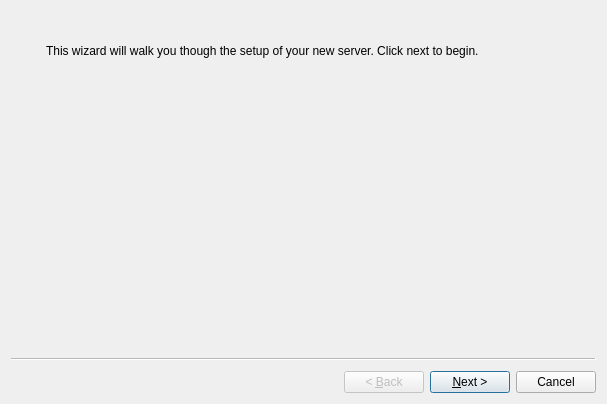
<?xml version="1.0" encoding="UTF-8"?>
<ui version="4.0">
 <class>wizardFreeBSD</class>
 <widget class="QWizard" name="wizardFreeBSD">
  <property name="geometry">
   <rect>
    <x>0</x>
    <y>0</y>
    <width>607</width>
    <height>404</height>
   </rect>
  </property>
  <property name="windowTitle">
   <string notr="true">PC-BSD</string>
  </property>
  <property name="windowIcon">
   <iconset resource="sysinstaller.qrc">
    <normaloff>:/modules/images/freebsd.png</normaloff>:/modules/images/freebsd.png</iconset>
  </property>
  <property name="wizardStyle">
   <enum>QWizard::ClassicStyle</enum>
  </property>
  <widget class="QWizardPage" name="Page_Intro">
   <layout class="QGridLayout" name="gridLayout">
    <item row="0" column="0" rowspan="3">
     <layout class="QVBoxLayout" name="verticalLayout_3">
      <item>
       <widget class="QLabel" name="label_2">
        <property name="sizePolicy">
         <sizepolicy hsizetype="Fixed" vsizetype="Fixed">
          <horstretch>0</horstretch>
          <verstretch>0</verstretch>
         </sizepolicy>
        </property>
        <property name="maximumSize">
         <size>
          <width>55</width>
          <height>55</height>
         </size>
        </property>
        <property name="text">
         <string/>
        </property>
        <property name="pixmap">
         <pixmap resource="sysinstaller.qrc">:/modules/images/pcbsd-server.png</pixmap>
        </property>
        <property name="scaledContents">
         <bool>true</bool>
        </property>
        <property name="alignment">
         <set>Qt::AlignCenter</set>
        </property>
       </widget>
      </item>
      <item>
       <spacer name="verticalSpacer_10">
        <property name="orientation">
         <enum>Qt::Vertical</enum>
        </property>
        <property name="sizeHint" stdset="0">
         <size>
          <width>20</width>
          <height>40</height>
         </size>
        </property>
       </spacer>
      </item>
     </layout>
    </item>
    <item row="0" column="1">
     <spacer name="verticalSpacer">
      <property name="orientation">
       <enum>Qt::Vertical</enum>
      </property>
      <property name="sizeType">
       <enum>QSizePolicy::Fixed</enum>
      </property>
      <property name="sizeHint" stdset="0">
       <size>
        <width>258</width>
        <height>18</height>
       </size>
      </property>
     </spacer>
    </item>
    <item row="1" column="1">
     <widget class="QLabel" name="label">
      <property name="sizePolicy">
       <sizepolicy hsizetype="MinimumExpanding" vsizetype="Preferred">
        <horstretch>0</horstretch>
        <verstretch>0</verstretch>
       </sizepolicy>
      </property>
      <property name="text">
       <string>This wizard will walk you though the setup of your new server. Click next to begin. </string>
      </property>
      <property name="wordWrap">
       <bool>true</bool>
      </property>
     </widget>
    </item>
    <item row="1" column="2" rowspan="2">
     <spacer name="horizontalSpacer_2">
      <property name="orientation">
       <enum>Qt::Horizontal</enum>
      </property>
      <property name="sizeType">
       <enum>QSizePolicy::Fixed</enum>
      </property>
      <property name="sizeHint" stdset="0">
       <size>
        <width>18</width>
        <height>178</height>
       </size>
      </property>
     </spacer>
    </item>
    <item row="2" column="1">
     <spacer name="verticalSpacer_2">
      <property name="orientation">
       <enum>Qt::Vertical</enum>
      </property>
      <property name="sizeType">
       <enum>QSizePolicy::MinimumExpanding</enum>
      </property>
      <property name="sizeHint" stdset="0">
       <size>
        <width>228</width>
        <height>163</height>
       </size>
      </property>
     </spacer>
    </item>
   </layout>
  </widget>
  <widget class="QWizardPage" name="Page_Root">
   <layout class="QGridLayout" name="gridLayout_3">
    <item row="0" column="0" rowspan="5">
     <layout class="QVBoxLayout" name="verticalLayout_2">
      <item>
       <widget class="QLabel" name="label_13">
        <property name="sizePolicy">
         <sizepolicy hsizetype="Fixed" vsizetype="Fixed">
          <horstretch>0</horstretch>
          <verstretch>0</verstretch>
         </sizepolicy>
        </property>
        <property name="maximumSize">
         <size>
          <width>55</width>
          <height>55</height>
         </size>
        </property>
        <property name="text">
         <string/>
        </property>
        <property name="pixmap">
         <pixmap resource="sysinstaller.qrc">:/modules/images/encrypted.png</pixmap>
        </property>
        <property name="scaledContents">
         <bool>true</bool>
        </property>
       </widget>
      </item>
      <item>
       <spacer name="verticalSpacer_9">
        <property name="orientation">
         <enum>Qt::Vertical</enum>
        </property>
        <property name="sizeHint" stdset="0">
         <size>
          <width>20</width>
          <height>118</height>
         </size>
        </property>
       </spacer>
      </item>
     </layout>
    </item>
    <item row="0" column="1">
     <spacer name="verticalSpacer_5">
      <property name="orientation">
       <enum>Qt::Vertical</enum>
      </property>
      <property name="sizeType">
       <enum>QSizePolicy::Fixed</enum>
      </property>
      <property name="sizeHint" stdset="0">
       <size>
        <width>268</width>
        <height>18</height>
       </size>
      </property>
     </spacer>
    </item>
    <item row="0" column="2" rowspan="5">
     <spacer name="horizontalSpacer_6">
      <property name="orientation">
       <enum>Qt::Horizontal</enum>
      </property>
      <property name="sizeType">
       <enum>QSizePolicy::Fixed</enum>
      </property>
      <property name="sizeHint" stdset="0">
       <size>
        <width>18</width>
        <height>198</height>
       </size>
      </property>
     </spacer>
    </item>
    <item row="1" column="1">
     <widget class="QLabel" name="label_3">
      <property name="text">
       <string>Please enter the root password for this server</string>
      </property>
     </widget>
    </item>
    <item row="2" column="1">
     <spacer name="verticalSpacer_3">
      <property name="orientation">
       <enum>Qt::Vertical</enum>
      </property>
      <property name="sizeType">
       <enum>QSizePolicy::Fixed</enum>
      </property>
      <property name="sizeHint" stdset="0">
       <size>
        <width>288</width>
        <height>17</height>
       </size>
      </property>
     </spacer>
    </item>
    <item row="3" column="1">
     <layout class="QGridLayout" name="gridLayout_2">
      <item row="0" column="0">
       <widget class="QLineEdit" name="lineRootPW">
        <property name="echoMode">
         <enum>QLineEdit::Password</enum>
        </property>
       </widget>
      </item>
      <item row="0" column="1">
       <widget class="QLabel" name="label_4">
        <property name="text">
         <string>Password</string>
        </property>
       </widget>
      </item>
      <item row="0" column="2">
       <spacer name="horizontalSpacer_3">
        <property name="orientation">
         <enum>Qt::Horizontal</enum>
        </property>
        <property name="sizeType">
         <enum>QSizePolicy::Minimum</enum>
        </property>
        <property name="sizeHint" stdset="0">
         <size>
          <width>40</width>
          <height>20</height>
         </size>
        </property>
       </spacer>
      </item>
      <item row="1" column="0">
       <widget class="QLineEdit" name="lineRootPW2">
        <property name="echoMode">
         <enum>QLineEdit::Password</enum>
        </property>
       </widget>
      </item>
      <item row="1" column="1" colspan="2">
       <widget class="QLabel" name="label_5">
        <property name="text">
         <string>Password (Repeat)</string>
        </property>
       </widget>
      </item>
      <item row="1" column="3">
       <spacer name="horizontalSpacer_4">
        <property name="orientation">
         <enum>Qt::Horizontal</enum>
        </property>
        <property name="sizeType">
         <enum>QSizePolicy::Minimum</enum>
        </property>
        <property name="sizeHint" stdset="0">
         <size>
          <width>40</width>
          <height>20</height>
         </size>
        </property>
       </spacer>
      </item>
     </layout>
    </item>
    <item row="4" column="1">
     <spacer name="verticalSpacer_4">
      <property name="orientation">
       <enum>Qt::Vertical</enum>
      </property>
      <property name="sizeHint" stdset="0">
       <size>
        <width>218</width>
        <height>97</height>
       </size>
      </property>
     </spacer>
    </item>
   </layout>
  </widget>
  <widget class="QWizardPage" name="Page_User">
   <layout class="QGridLayout" name="gridLayout_5">
    <item row="0" column="0" rowspan="5">
     <layout class="QVBoxLayout" name="verticalLayout">
      <item>
       <widget class="QLabel" name="label_12">
        <property name="sizePolicy">
         <sizepolicy hsizetype="Fixed" vsizetype="Fixed">
          <horstretch>0</horstretch>
          <verstretch>0</verstretch>
         </sizepolicy>
        </property>
        <property name="maximumSize">
         <size>
          <width>55</width>
          <height>55</height>
         </size>
        </property>
        <property name="text">
         <string/>
        </property>
        <property name="pixmap">
         <pixmap resource="sysinstaller.qrc">:/modules/images/add_user.png</pixmap>
        </property>
        <property name="scaledContents">
         <bool>true</bool>
        </property>
       </widget>
      </item>
      <item>
       <spacer name="verticalSpacer_7">
        <property name="orientation">
         <enum>Qt::Vertical</enum>
        </property>
        <property name="sizeHint" stdset="0">
         <size>
          <width>20</width>
          <height>78</height>
         </size>
        </property>
       </spacer>
      </item>
     </layout>
    </item>
    <item row="0" column="1" colspan="2">
     <spacer name="verticalSpacer_6">
      <property name="orientation">
       <enum>Qt::Vertical</enum>
      </property>
      <property name="sizeType">
       <enum>QSizePolicy::Fixed</enum>
      </property>
      <property name="sizeHint" stdset="0">
       <size>
        <width>326</width>
        <height>18</height>
       </size>
      </property>
     </spacer>
    </item>
    <item row="1" column="1" colspan="2">
     <widget class="QLabel" name="label_6">
      <property name="text">
       <string>Please create a user for this server</string>
      </property>
     </widget>
    </item>
    <item row="3" column="1">
     <layout class="QGridLayout" name="gridLayout_4">
      <item row="0" column="0">
       <widget class="QLineEdit" name="lineName"/>
      </item>
      <item row="0" column="1">
       <widget class="QLabel" name="label_7">
        <property name="text">
         <string>Name</string>
        </property>
       </widget>
      </item>
      <item row="1" column="0">
       <widget class="QLineEdit" name="lineUsername"/>
      </item>
      <item row="1" column="1">
       <widget class="QLabel" name="label_8">
        <property name="text">
         <string>Username</string>
        </property>
       </widget>
      </item>
      <item row="2" column="0">
       <widget class="QLineEdit" name="linePW">
        <property name="echoMode">
         <enum>QLineEdit::Password</enum>
        </property>
       </widget>
      </item>
      <item row="2" column="1">
       <widget class="QLabel" name="label_9">
        <property name="text">
         <string>Password</string>
        </property>
       </widget>
      </item>
      <item row="3" column="0">
       <widget class="QLineEdit" name="linePW2">
        <property name="echoMode">
         <enum>QLineEdit::Password</enum>
        </property>
       </widget>
      </item>
      <item row="3" column="1">
       <widget class="QLabel" name="label_10">
        <property name="text">
         <string>Password (Repeat)</string>
        </property>
       </widget>
      </item>
      <item row="4" column="0">
       <widget class="QComboBox" name="comboShell">
        <item>
         <property name="text">
          <string notr="true">/bin/csh</string>
         </property>
        </item>
        <item>
         <property name="text">
          <string notr="true">/bin/tcsh</string>
         </property>
        </item>
        <item>
         <property name="text">
          <string notr="true">/bin/sh</string>
         </property>
        </item>
       </widget>
      </item>
      <item row="4" column="1">
       <widget class="QLabel" name="label_11">
        <property name="text">
         <string>Default shell</string>
        </property>
       </widget>
      </item>
     </layout>
    </item>
    <item row="3" column="2">
     <spacer name="horizontalSpacer_7">
      <property name="orientation">
       <enum>Qt::Horizontal</enum>
      </property>
      <property name="sizeType">
       <enum>QSizePolicy::Fixed</enum>
      </property>
      <property name="sizeHint" stdset="0">
       <size>
        <width>18</width>
        <height>128</height>
       </size>
      </property>
     </spacer>
    </item>
    <item row="4" column="1">
     <spacer name="verticalSpacer_8">
      <property name="orientation">
       <enum>Qt::Vertical</enum>
      </property>
      <property name="sizeHint" stdset="0">
       <size>
        <width>299</width>
        <height>17</height>
       </size>
      </property>
     </spacer>
    </item>
    <item row="2" column="1">
     <spacer name="verticalSpacer_11">
      <property name="orientation">
       <enum>Qt::Vertical</enum>
      </property>
      <property name="sizeType">
       <enum>QSizePolicy::Fixed</enum>
      </property>
      <property name="sizeHint" stdset="0">
       <size>
        <width>20</width>
        <height>17</height>
       </size>
      </property>
     </spacer>
    </item>
   </layout>
  </widget>
  <widget class="QWizardPage" name="Page_Host">
   <layout class="QGridLayout" name="gridLayout_6">
    <item row="0" column="0" rowspan="8">
     <layout class="QVBoxLayout" name="verticalLayout_4">
      <item>
       <widget class="QLabel" name="label_14">
        <property name="sizePolicy">
         <sizepolicy hsizetype="Fixed" vsizetype="Fixed">
          <horstretch>0</horstretch>
          <verstretch>0</verstretch>
         </sizepolicy>
        </property>
        <property name="maximumSize">
         <size>
          <width>55</width>
          <height>55</height>
         </size>
        </property>
        <property name="text">
         <string/>
        </property>
        <property name="pixmap">
         <pixmap resource="sysinstaller.qrc">:/modules/images/systemsettings.png</pixmap>
        </property>
        <property name="scaledContents">
         <bool>true</bool>
        </property>
       </widget>
      </item>
      <item>
       <spacer name="verticalSpacer_12">
        <property name="orientation">
         <enum>Qt::Vertical</enum>
        </property>
        <property name="sizeHint" stdset="0">
         <size>
          <width>20</width>
          <height>78</height>
         </size>
        </property>
       </spacer>
      </item>
     </layout>
    </item>
    <item row="0" column="1">
     <spacer name="verticalSpacer_13">
      <property name="orientation">
       <enum>Qt::Vertical</enum>
      </property>
      <property name="sizeType">
       <enum>QSizePolicy::Fixed</enum>
      </property>
      <property name="sizeHint" stdset="0">
       <size>
        <width>299</width>
        <height>18</height>
       </size>
      </property>
     </spacer>
    </item>
    <item row="1" column="1">
     <widget class="QLabel" name="label_15">
      <property name="text">
       <string>Please enter a system hostname and remote login preference.</string>
      </property>
      <property name="wordWrap">
       <bool>true</bool>
      </property>
     </widget>
    </item>
    <item row="1" column="2" rowspan="7">
     <spacer name="horizontalSpacer">
      <property name="orientation">
       <enum>Qt::Horizontal</enum>
      </property>
      <property name="sizeType">
       <enum>QSizePolicy::Fixed</enum>
      </property>
      <property name="sizeHint" stdset="0">
       <size>
        <width>18</width>
        <height>197</height>
       </size>
      </property>
     </spacer>
    </item>
    <item row="2" column="1">
     <spacer name="verticalSpacer_14">
      <property name="orientation">
       <enum>Qt::Vertical</enum>
      </property>
      <property name="sizeType">
       <enum>QSizePolicy::Fixed</enum>
      </property>
      <property name="sizeHint" stdset="0">
       <size>
        <width>299</width>
        <height>13</height>
       </size>
      </property>
     </spacer>
    </item>
    <item row="3" column="1">
     <layout class="QHBoxLayout" name="horizontalLayout">
      <item>
       <widget class="QLineEdit" name="lineHostname"/>
      </item>
      <item>
       <widget class="QLabel" name="label_16">
        <property name="text">
         <string>Hostname</string>
        </property>
       </widget>
      </item>
      <item>
       <spacer name="horizontalSpacer_9">
        <property name="orientation">
         <enum>Qt::Horizontal</enum>
        </property>
        <property name="sizeHint" stdset="0">
         <size>
          <width>40</width>
          <height>20</height>
         </size>
        </property>
       </spacer>
      </item>
     </layout>
    </item>
    <item row="7" column="1">
     <spacer name="verticalSpacer_15">
      <property name="orientation">
       <enum>Qt::Vertical</enum>
      </property>
      <property name="sizeHint" stdset="0">
       <size>
        <width>299</width>
        <height>40</height>
       </size>
      </property>
     </spacer>
    </item>
    <item row="5" column="1">
     <spacer name="verticalSpacer_16">
      <property name="orientation">
       <enum>Qt::Vertical</enum>
      </property>
      <property name="sizeHint" stdset="0">
       <size>
        <width>20</width>
        <height>40</height>
       </size>
      </property>
     </spacer>
    </item>
    <item row="4" column="1">
     <widget class="QCheckBox" name="checkSSH">
      <property name="text">
       <string>Enable remote SSH login</string>
      </property>
     </widget>
    </item>
   </layout>
  </widget>
  <widget class="QWizardPage" name="wizardPage">
   <layout class="QGridLayout" name="gridLayout_8">
    <item row="0" column="0" rowspan="5">
     <layout class="QVBoxLayout" name="verticalLayout_6">
      <item>
       <widget class="QLabel" name="label_19">
        <property name="sizePolicy">
         <sizepolicy hsizetype="Fixed" vsizetype="Fixed">
          <horstretch>0</horstretch>
          <verstretch>0</verstretch>
         </sizepolicy>
        </property>
        <property name="maximumSize">
         <size>
          <width>55</width>
          <height>55</height>
         </size>
        </property>
        <property name="text">
         <string/>
        </property>
        <property name="pixmap">
         <pixmap resource="sysinstaller.qrc">:/modules/images/network.png</pixmap>
        </property>
        <property name="scaledContents">
         <bool>true</bool>
        </property>
       </widget>
      </item>
      <item>
       <spacer name="verticalSpacer_21">
        <property name="orientation">
         <enum>Qt::Vertical</enum>
        </property>
        <property name="sizeHint" stdset="0">
         <size>
          <width>20</width>
          <height>78</height>
         </size>
        </property>
       </spacer>
      </item>
     </layout>
    </item>
    <item row="0" column="1" colspan="2">
     <spacer name="verticalSpacer_22">
      <property name="orientation">
       <enum>Qt::Vertical</enum>
      </property>
      <property name="sizeType">
       <enum>QSizePolicy::Fixed</enum>
      </property>
      <property name="sizeHint" stdset="0">
       <size>
        <width>437</width>
        <height>18</height>
       </size>
      </property>
     </spacer>
    </item>
    <item row="1" column="1" colspan="2">
     <widget class="QLabel" name="label_20">
      <property name="text">
       <string>Please select a network device to configure for this system.</string>
      </property>
      <property name="wordWrap">
       <bool>true</bool>
      </property>
     </widget>
    </item>
    <item row="2" column="1" colspan="2">
     <spacer name="verticalSpacer_23">
      <property name="orientation">
       <enum>Qt::Vertical</enum>
      </property>
      <property name="sizeType">
       <enum>QSizePolicy::Fixed</enum>
      </property>
      <property name="sizeHint" stdset="0">
       <size>
        <width>437</width>
        <height>13</height>
       </size>
      </property>
     </spacer>
    </item>
    <item row="3" column="1">
     <layout class="QHBoxLayout" name="horizontalLayout_2">
      <item>
       <layout class="QVBoxLayout" name="verticalLayout_8">
        <item>
         <layout class="QVBoxLayout" name="verticalLayout_13">
          <item>
           <widget class="QLabel" name="label_21">
            <property name="text">
             <string>Network Interface</string>
            </property>
            <property name="alignment">
             <set>Qt::AlignRight|Qt::AlignTrailing|Qt::AlignVCenter</set>
            </property>
           </widget>
          </item>
          <item>
           <widget class="QLabel" name="textIP">
            <property name="text">
             <string>IP Address</string>
            </property>
            <property name="alignment">
             <set>Qt::AlignRight|Qt::AlignTrailing|Qt::AlignVCenter</set>
            </property>
           </widget>
          </item>
          <item>
           <widget class="QLabel" name="textNetmask">
            <property name="text">
             <string>Netmask</string>
            </property>
            <property name="alignment">
             <set>Qt::AlignRight|Qt::AlignTrailing|Qt::AlignVCenter</set>
            </property>
           </widget>
          </item>
          <item>
           <widget class="QLabel" name="textDNS">
            <property name="text">
             <string>Nameserver (DNS)</string>
            </property>
            <property name="alignment">
             <set>Qt::AlignRight|Qt::AlignTrailing|Qt::AlignVCenter</set>
            </property>
           </widget>
          </item>
         </layout>
        </item>
        <item>
         <layout class="QVBoxLayout" name="verticalLayout_11">
          <item>
           <widget class="QLabel" name="textDefaultRouter">
            <property name="enabled">
             <bool>true</bool>
            </property>
            <property name="text">
             <string>Gateway</string>
            </property>
            <property name="alignment">
             <set>Qt::AlignRight|Qt::AlignTrailing|Qt::AlignVCenter</set>
            </property>
           </widget>
          </item>
          <item>
           <widget class="QLabel" name="textIPv6">
            <property name="enabled">
             <bool>true</bool>
            </property>
            <property name="text">
             <string>IPv6 Address</string>
            </property>
            <property name="alignment">
             <set>Qt::AlignRight|Qt::AlignTrailing|Qt::AlignVCenter</set>
            </property>
           </widget>
          </item>
          <item>
           <widget class="QLabel" name="textIPv6DefaultRouter">
            <property name="text">
             <string>IPv6 Gateway</string>
            </property>
            <property name="alignment">
             <set>Qt::AlignRight|Qt::AlignTrailing|Qt::AlignVCenter</set>
            </property>
           </widget>
          </item>
          <item>
           <widget class="QLabel" name="textIPv6DNS">
            <property name="text">
             <string>IPv6 Nameserver</string>
            </property>
            <property name="alignment">
             <set>Qt::AlignRight|Qt::AlignTrailing|Qt::AlignVCenter</set>
            </property>
           </widget>
          </item>
         </layout>
        </item>
       </layout>
      </item>
      <item>
       <layout class="QVBoxLayout" name="verticalLayout_9">
        <item>
         <layout class="QVBoxLayout" name="verticalLayout_12">
          <item>
           <widget class="QComboBox" name="comboSelectNic">
            <property name="sizePolicy">
             <sizepolicy hsizetype="Expanding" vsizetype="Fixed">
              <horstretch>0</horstretch>
              <verstretch>0</verstretch>
             </sizepolicy>
            </property>
           </widget>
          </item>
          <item>
           <widget class="QLineEdit" name="lineIP">
            <property name="sizePolicy">
             <sizepolicy hsizetype="Expanding" vsizetype="Fixed">
              <horstretch>0</horstretch>
              <verstretch>0</verstretch>
             </sizepolicy>
            </property>
            <property name="inputMask">
             <string>000.000.000.000</string>
            </property>
            <property name="alignment">
             <set>Qt::AlignCenter</set>
            </property>
           </widget>
          </item>
          <item>
           <widget class="QLineEdit" name="lineNetmask">
            <property name="sizePolicy">
             <sizepolicy hsizetype="Expanding" vsizetype="Fixed">
              <horstretch>0</horstretch>
              <verstretch>0</verstretch>
             </sizepolicy>
            </property>
            <property name="inputMask">
             <string>000.000.000.000</string>
            </property>
            <property name="alignment">
             <set>Qt::AlignCenter</set>
            </property>
           </widget>
          </item>
          <item>
           <widget class="QLineEdit" name="lineDNS">
            <property name="sizePolicy">
             <sizepolicy hsizetype="Expanding" vsizetype="Fixed">
              <horstretch>0</horstretch>
              <verstretch>0</verstretch>
             </sizepolicy>
            </property>
            <property name="inputMask">
             <string>000.000.000.000</string>
            </property>
            <property name="alignment">
             <set>Qt::AlignCenter</set>
            </property>
           </widget>
          </item>
         </layout>
        </item>
        <item>
         <layout class="QVBoxLayout" name="verticalLayout_7">
          <item>
           <widget class="QLineEdit" name="lineDefaultRouter">
            <property name="sizePolicy">
             <sizepolicy hsizetype="Expanding" vsizetype="Fixed">
              <horstretch>0</horstretch>
              <verstretch>0</verstretch>
             </sizepolicy>
            </property>
            <property name="inputMask">
             <string>000.000.000.000</string>
            </property>
            <property name="alignment">
             <set>Qt::AlignCenter</set>
            </property>
           </widget>
          </item>
          <item>
           <widget class="QLineEdit" name="lineIPv6">
            <property name="sizePolicy">
             <sizepolicy hsizetype="Expanding" vsizetype="Fixed">
              <horstretch>0</horstretch>
              <verstretch>0</verstretch>
             </sizepolicy>
            </property>
            <property name="maxLength">
             <number>64</number>
            </property>
           </widget>
          </item>
          <item>
           <widget class="QLineEdit" name="lineIPv6DefaultRouter">
            <property name="sizePolicy">
             <sizepolicy hsizetype="Expanding" vsizetype="Fixed">
              <horstretch>0</horstretch>
              <verstretch>0</verstretch>
             </sizepolicy>
            </property>
            <property name="maxLength">
             <number>64</number>
            </property>
           </widget>
          </item>
          <item>
           <widget class="QLineEdit" name="lineIPv6DNS">
            <property name="sizePolicy">
             <sizepolicy hsizetype="Expanding" vsizetype="Fixed">
              <horstretch>0</horstretch>
              <verstretch>0</verstretch>
             </sizepolicy>
            </property>
            <property name="maxLength">
             <number>64</number>
            </property>
           </widget>
          </item>
         </layout>
        </item>
       </layout>
      </item>
     </layout>
    </item>
    <item row="3" column="2" rowspan="2">
     <spacer name="horizontalSpacer_8">
      <property name="orientation">
       <enum>Qt::Horizontal</enum>
      </property>
      <property name="sizeType">
       <enum>QSizePolicy::Fixed</enum>
      </property>
      <property name="sizeHint" stdset="0">
       <size>
        <width>18</width>
        <height>210</height>
       </size>
      </property>
     </spacer>
    </item>
    <item row="4" column="1">
     <spacer name="verticalSpacer_25">
      <property name="orientation">
       <enum>Qt::Vertical</enum>
      </property>
      <property name="sizeHint" stdset="0">
       <size>
        <width>20</width>
        <height>1</height>
       </size>
      </property>
     </spacer>
    </item>
   </layout>
  </widget>
  <widget class="QWizardPage" name="Page_AppCafe">
   <layout class="QGridLayout" name="gridLayout_11">
    <item row="0" column="0" rowspan="4">
     <layout class="QVBoxLayout" name="verticalLayout_10">
      <item>
       <widget class="QLabel" name="label_22">
        <property name="sizePolicy">
         <sizepolicy hsizetype="Fixed" vsizetype="Fixed">
          <horstretch>0</horstretch>
          <verstretch>0</verstretch>
         </sizepolicy>
        </property>
        <property name="maximumSize">
         <size>
          <width>55</width>
          <height>55</height>
         </size>
        </property>
        <property name="text">
         <string/>
        </property>
        <property name="pixmap">
         <pixmap resource="sysinstaller.qrc">:/modules/images/appcafe.png</pixmap>
        </property>
        <property name="scaledContents">
         <bool>true</bool>
        </property>
       </widget>
      </item>
      <item>
       <spacer name="verticalSpacer_26">
        <property name="orientation">
         <enum>Qt::Vertical</enum>
        </property>
        <property name="sizeHint" stdset="0">
         <size>
          <width>20</width>
          <height>78</height>
         </size>
        </property>
       </spacer>
      </item>
     </layout>
    </item>
    <item row="0" column="1">
     <spacer name="verticalSpacer_27">
      <property name="orientation">
       <enum>Qt::Vertical</enum>
      </property>
      <property name="sizeType">
       <enum>QSizePolicy::Fixed</enum>
      </property>
      <property name="sizeHint" stdset="0">
       <size>
        <width>437</width>
        <height>18</height>
       </size>
      </property>
     </spacer>
    </item>
    <item row="1" column="1">
     <widget class="QLabel" name="label_23">
      <property name="text">
       <string>Allow remote access to AppCafe? This allows you to manage packages and jails from a web-browser or mobile device.</string>
      </property>
      <property name="wordWrap">
       <bool>true</bool>
      </property>
     </widget>
    </item>
    <item row="2" column="1">
     <spacer name="verticalSpacer_24">
      <property name="orientation">
       <enum>Qt::Vertical</enum>
      </property>
      <property name="sizeType">
       <enum>QSizePolicy::Fixed</enum>
      </property>
      <property name="sizeHint" stdset="0">
       <size>
        <width>437</width>
        <height>13</height>
       </size>
      </property>
     </spacer>
    </item>
    <item row="3" column="1">
     <widget class="QGroupBox" name="groupAppCafe">
      <property name="title">
       <string>Enable AppCafe Remote</string>
      </property>
      <property name="checkable">
       <bool>true</bool>
      </property>
      <property name="checked">
       <bool>false</bool>
      </property>
      <layout class="QGridLayout" name="gridLayout_10">
       <item row="0" column="0">
        <layout class="QGridLayout" name="gridLayout_9">
         <item row="1" column="1">
          <widget class="QLineEdit" name="lineAppCafePass">
           <property name="echoMode">
            <enum>QLineEdit::Password</enum>
           </property>
          </widget>
         </item>
         <item row="0" column="1">
          <widget class="QLineEdit" name="lineAppCafeUser"/>
         </item>
         <item row="1" column="0">
          <widget class="QLabel" name="label_25">
           <property name="text">
            <string>Password:</string>
           </property>
          </widget>
         </item>
         <item row="0" column="0">
          <widget class="QLabel" name="label_24">
           <property name="text">
            <string>Username:</string>
           </property>
          </widget>
         </item>
         <item row="2" column="0">
          <widget class="QLabel" name="label_27">
           <property name="text">
            <string>Repeat:</string>
           </property>
          </widget>
         </item>
         <item row="2" column="1">
          <widget class="QLineEdit" name="lineAppCafePass2">
           <property name="echoMode">
            <enum>QLineEdit::Password</enum>
           </property>
          </widget>
         </item>
         <item row="3" column="0">
          <widget class="QLabel" name="label_26">
           <property name="text">
            <string>Port</string>
           </property>
          </widget>
         </item>
         <item row="3" column="1">
          <widget class="QSpinBox" name="spinAppCafePort">
           <property name="minimum">
            <number>1024</number>
           </property>
           <property name="maximum">
            <number>65535</number>
           </property>
           <property name="value">
            <number>8885</number>
           </property>
          </widget>
         </item>
         <item row="3" column="2">
          <spacer name="horizontalSpacer_10">
           <property name="orientation">
            <enum>Qt::Horizontal</enum>
           </property>
           <property name="sizeHint" stdset="0">
            <size>
             <width>40</width>
             <height>20</height>
            </size>
           </property>
          </spacer>
         </item>
        </layout>
       </item>
       <item row="1" column="0">
        <spacer name="verticalSpacer_28">
         <property name="orientation">
          <enum>Qt::Vertical</enum>
         </property>
         <property name="sizeHint" stdset="0">
          <size>
           <width>20</width>
           <height>59</height>
          </size>
         </property>
        </spacer>
       </item>
      </layout>
     </widget>
    </item>
   </layout>
  </widget>
  <widget class="QWizardPage" name="Page_Optional">
   <layout class="QGridLayout" name="gridLayout_7">
    <item row="0" column="0" rowspan="5">
     <layout class="QVBoxLayout" name="verticalLayout_5">
      <item>
       <widget class="QLabel" name="label_17">
        <property name="sizePolicy">
         <sizepolicy hsizetype="Fixed" vsizetype="Fixed">
          <horstretch>0</horstretch>
          <verstretch>0</verstretch>
         </sizepolicy>
        </property>
        <property name="maximumSize">
         <size>
          <width>55</width>
          <height>55</height>
         </size>
        </property>
        <property name="text">
         <string/>
        </property>
        <property name="pixmap">
         <pixmap resource="sysinstaller.qrc">:/modules/images/systemsettings.png</pixmap>
        </property>
        <property name="scaledContents">
         <bool>true</bool>
        </property>
       </widget>
      </item>
      <item>
       <spacer name="verticalSpacer_17">
        <property name="orientation">
         <enum>Qt::Vertical</enum>
        </property>
        <property name="sizeHint" stdset="0">
         <size>
          <width>20</width>
          <height>78</height>
         </size>
        </property>
       </spacer>
      </item>
     </layout>
    </item>
    <item row="0" column="1">
     <spacer name="verticalSpacer_18">
      <property name="orientation">
       <enum>Qt::Vertical</enum>
      </property>
      <property name="sizeType">
       <enum>QSizePolicy::Fixed</enum>
      </property>
      <property name="sizeHint" stdset="0">
       <size>
        <width>238</width>
        <height>18</height>
       </size>
      </property>
     </spacer>
    </item>
    <item row="1" column="1">
     <widget class="QLabel" name="label_18">
      <property name="sizePolicy">
       <sizepolicy hsizetype="MinimumExpanding" vsizetype="Preferred">
        <horstretch>0</horstretch>
        <verstretch>0</verstretch>
       </sizepolicy>
      </property>
      <property name="text">
       <string>Please select any optional features to install.</string>
      </property>
      <property name="wordWrap">
       <bool>true</bool>
      </property>
     </widget>
    </item>
    <item row="1" column="2" rowspan="4">
     <spacer name="horizontalSpacer_5">
      <property name="orientation">
       <enum>Qt::Horizontal</enum>
      </property>
      <property name="sizeType">
       <enum>QSizePolicy::Fixed</enum>
      </property>
      <property name="sizeHint" stdset="0">
       <size>
        <width>18</width>
        <height>197</height>
       </size>
      </property>
     </spacer>
    </item>
    <item row="2" column="1">
     <spacer name="verticalSpacer_19">
      <property name="orientation">
       <enum>Qt::Vertical</enum>
      </property>
      <property name="sizeType">
       <enum>QSizePolicy::Fixed</enum>
      </property>
      <property name="sizeHint" stdset="0">
       <size>
        <width>248</width>
        <height>13</height>
       </size>
      </property>
     </spacer>
    </item>
    <item row="3" column="1">
     <widget class="QCheckBox" name="checkPorts">
      <property name="text">
       <string>Install ports tree (/usr/ports)</string>
      </property>
     </widget>
    </item>
    <item row="4" column="1">
     <spacer name="verticalSpacer_20">
      <property name="orientation">
       <enum>Qt::Vertical</enum>
      </property>
      <property name="sizeHint" stdset="0">
       <size>
        <width>218</width>
        <height>107</height>
       </size>
      </property>
     </spacer>
    </item>
   </layout>
  </widget>
 </widget>
 <resources>
  <include location="sysinstaller.qrc"/>
 </resources>
 <connections/>
</ui>
